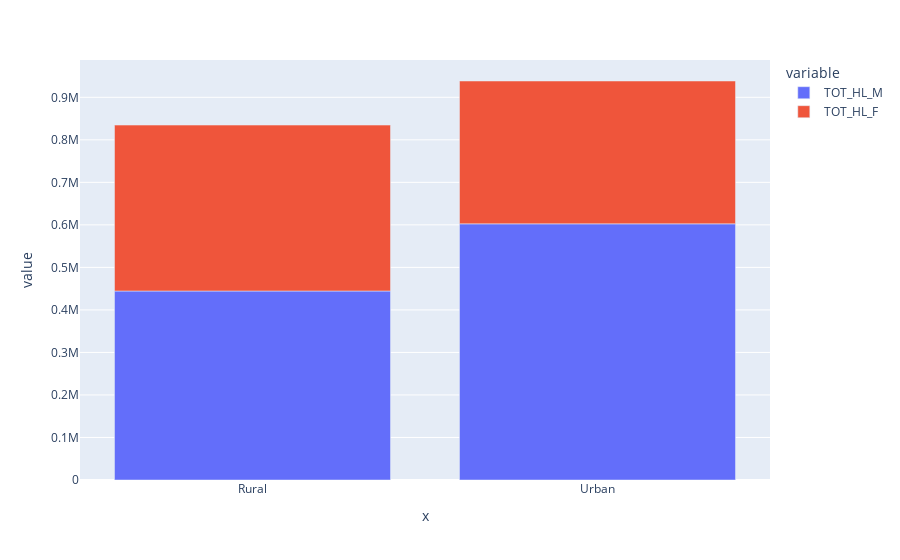

Notebook code cell kept with this figure:
### Markdown cell above
MALE vs FEMALE Population that is HOMELESS categorized in RURAL and URBAN!

### Code cell
df1 = pd.DataFrame(dataset.loc[(dataset['Name']=='India')&(dataset['TRU']!='Total')], columns=['Name','TRU' , 'TOT_HL_M',"TOT_HL_F"])
print(df1)
fig1 = px.bar(df1, y=['TOT_HL_M','TOT_HL_F'], x=['Rural', 'Urban'])
fig1.show()

### Figure 1 — Plotly figure (JSON) as saved in the notebook; plotly's stock layout.template omitted (floating-point values rounded to 4 significant figures)
{"data": [{"alignmentgroup": "True", "hovertemplate": "variable=TOT_HL_M<br>x=%{x}<br>value=%{y}<extra></extra>", "legendgroup": "TOT_HL_M", "marker": {"color": "#636efa", "pattern": {"shape": ""}}, "name": "TOT_HL_M", "offsetgroup": "TOT_HL_M", "orientation": "v", "showlegend": true, "textposition": "auto", "type": "bar", "x": ["Rural", "Urban"], "xaxis": "x", "y": [444450, 602421], "yaxis": "y"}, {"alignmentgroup": "True", "hovertemplate": "variable=TOT_HL_F<br>x=%{x}<br>value=%{y}<extra></extra>", "legendgroup": "TOT_HL_F", "marker": {"color": "#EF553B", "pattern": {"shape": ""}}, "name": "TOT_HL_F", "offsetgroup": "TOT_HL_F", "orientation": "v", "showlegend": true, "textposition": "auto", "type": "bar", "x": ["Rural", "Urban"], "xaxis": "x", "y": [390242, 335927], "yaxis": "y"}], "layout": {"barmode": "relative", "legend": {"title": {"text": "variable"}, "tracegroupgap": 0}, "margin": {"t": 60}, "xaxis": {"anchor": "y", "domain": [0, 1], "title": {"text": "x"}}, "yaxis": {"anchor": "x", "domain": [0, 1], "title": {"text": "value"}}}}
